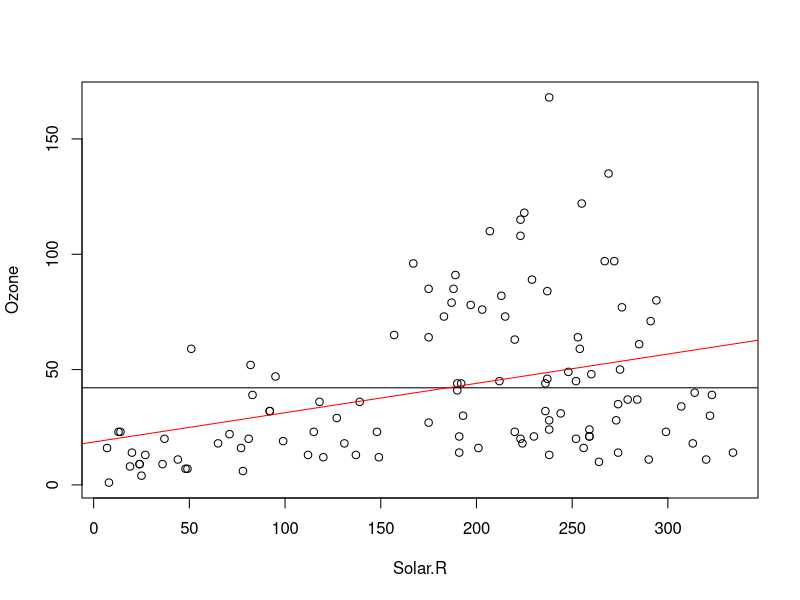
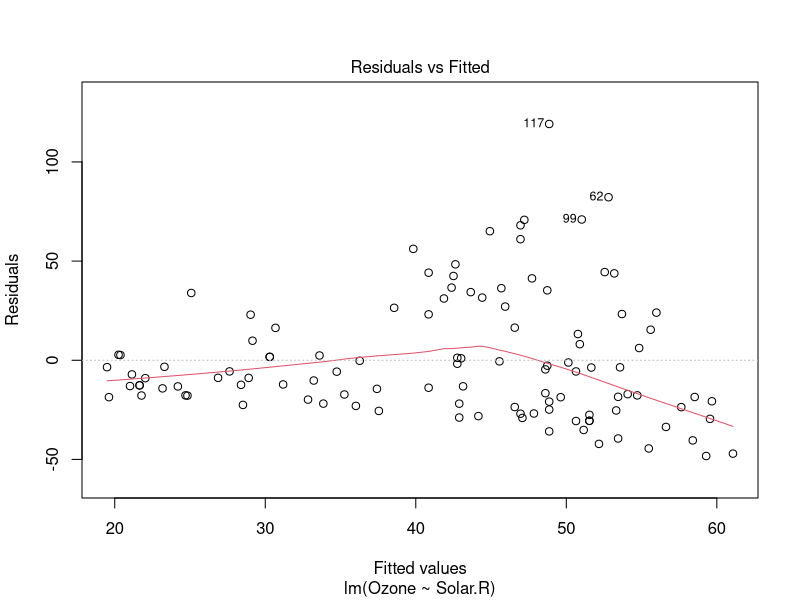
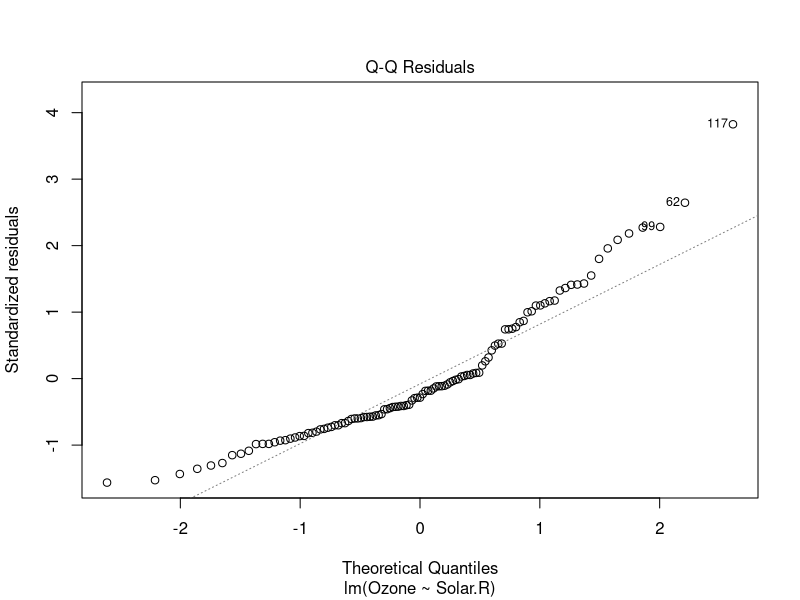
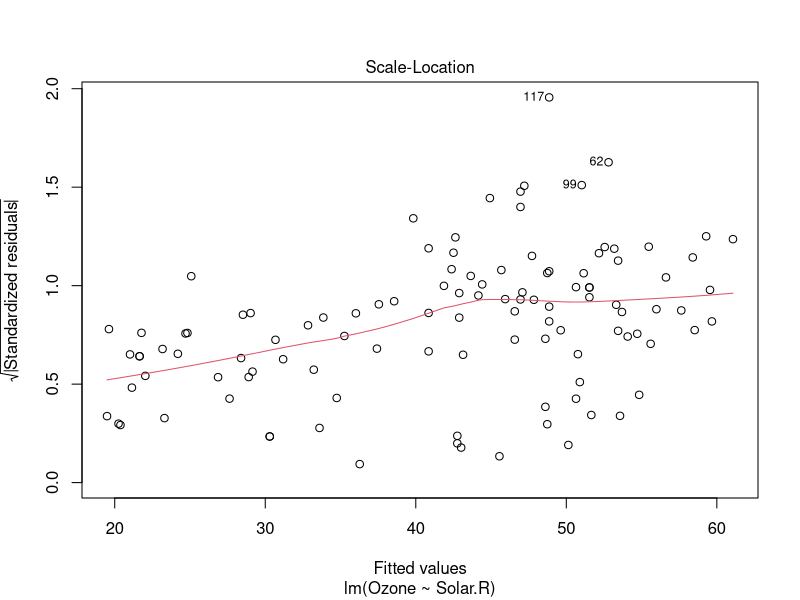
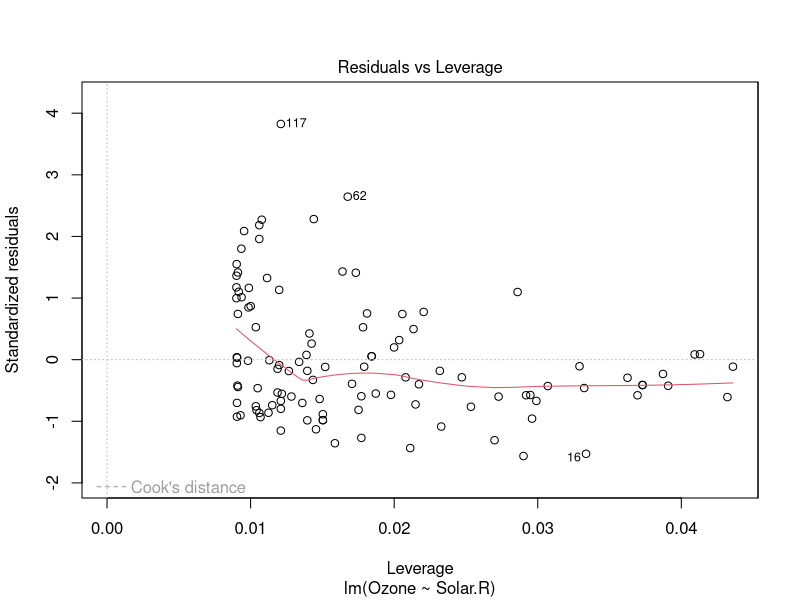

Write the R code that produced these figures, in order.
# install neeed packages
#install.packages(c("ggplot2, car"))

# import finance data
# finance = read.csv("Finance data Reshaped.csv")
#A-TEAM

# Notes
# View availabule Datasets
data()

# load airquality
data(airquality)

# get variabule names
names(airquality)
# "Ozone"   "Solar.R" "Wind"    "Temp"    "Month"   "Day" 

# remove missing values
airquality = na.omit(airquality)

# plot Data
plot(Ozone~Solar.R, data=airquality)

# calulate ozone mean
mean.Ozone = mean(airquality$Ozone)

# add ozone mean to the plot
abline(h=mean.Ozone)

# use lm to fit regression line
model1 = lm(Ozone~Solar.R, data=airquality)

# view intersept and slope of the model
model1

# plot the regression line
abline(model1, col="red")

# view plots for this model
plot(model1)
